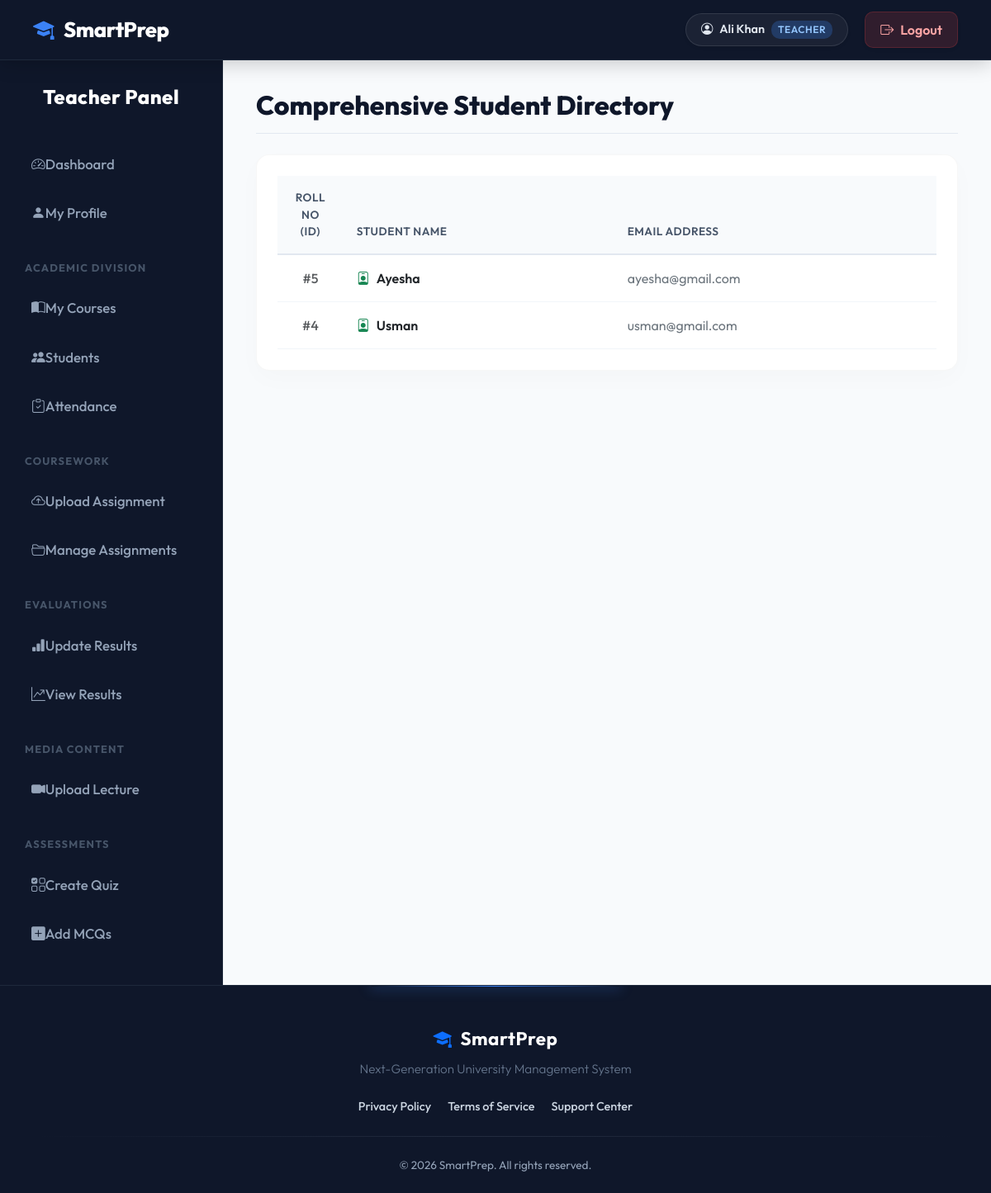
/teacher/student_list.php (signed in), run on the app's committed database.
### tables this page shows
CREATE TABLE users (
    id INT AUTO_INCREMENT PRIMARY KEY,
    name VARCHAR(100),
    email VARCHAR(100) UNIQUE,
    password VARCHAR(255),
    role ENUM('admin','teacher','student'),
    status VARCHAR(20) DEFAULT 'approved'
);

### includes/db.php (called while the page is built, shortened)
<?php
require_once __DIR__ . '/../config.php';
function db() {
    static $pdoInstance = null;
    if ($pdoInstance === null) {
        global $pdo;
        $pdoInstance = $pdo;
    }
    return $pdoInstance;
}
function fetchAll($query, $params = []) {
    $stmt = db()->prepare($query);
    $stmt->execute($params);
    return $stmt->fetchAll();
}
?>

### teacher/student_list.php (the view, shortened to what this page needs)
<?php
require_once '../config.php';
require_once '../includes/db.php';
$students = fetchAll("
    SELECT id, name, email
    FROM users
    WHERE role = 'student'
    ORDER BY name ASC
");
require_once '../includes/header.php';
?>
<?php require_once '../includes/sidebar_teacher.php'; ?>
<div class="dash-header">
    <h2 class="dash-title">Comprehensive Student Directory</h2>
</div>
<div class="table-card">
    <div class="table-responsive">
        <table class="table table-hover align-middle mb-0">
            <thead>
                <tr>
                    <th width="10%" class="text-center">Roll No (ID)</th>
                    <th>Student Name</th>
                    <th>Email Address</th>
                </tr>
            </thead>
            <tbody>
                <?php if ($students): ?>
                    <?php foreach ($students as $student): ?>
                        <tr>
                            <td class="text-center text-muted fw-medium">#<?= $student['id'] ?></td>
                            <td class="fw-semibold text-dark">
                                <i class="bi bi-person-badge text-emerald-500 text-success me-2"></i><?= htmlspecialchars($student['name']) ?>
                            </td>
                            <td class="text-secondary"><?= htmlspecialchars($student['email']) ?></td>
                        </tr>
                    <?php endforeach; ?>
                <?php else: ?>
                    <tr>
                        <td colspan="3" class="text-center text-muted py-4">No students enrolled yet.</td>
                    </tr>
                <?php endif; ?>
            </tbody>
        </table>
    </div>
</div>
<?php
echo "</div></div>";
require_once '../includes/footer.php';
?>

### includes/header.php (style rules this page uses)
body { margin: 0; background: #f8fafc; font-family: 'Outfit', sans-serif; color: #1e293b; display: flex; flex-direction: column; min-height: 100vh; }
.table { border-collapse: separate; border-spacing: 0; width: 100%; }
.table thead th { background: #f8fafc; color: #475569; font-weight: 600; text-transform: uppercase; font-size: 0.85rem; letter-spacing: 0.5px; border-bottom: 2px solid #e2e8f0; padding: 16px; border-top: none; }
.table tbody td { padding: 16px; vertical-align: middle; color: #334155; border-bottom: 1px solid #f1f5f9; }

### teacher/student_list.php (style rules this page uses)
.dash-header { display: flex; justify-content: space-between; align-items: center; margin-bottom: 25px; padding-bottom: 15px; border-bottom: 1px solid #e2e8f0; }
.dash-title { font-weight: 800; color: #0f172a; font-size: 2rem; margin: 0; }
.table-card { border-radius: 16px; border: 1px solid rgba(0,0,0,0.03); box-shadow: 0 10px 30px rgba(0,0,0,0.02); padding: 25px; background: #ffffff; }

### data on the page
users: id "5", name "Ayesha", email "ayesha@gmail.com"
users: id "4", name "Usman", email "usman@gmail.com"

### other printed values
APP_NAME "SmartPrep"
$_SESSION['name'] "Ali Khan"
$_SESSION['role'] "TEACHER"
